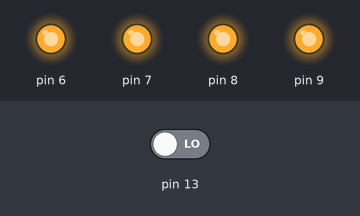
Recording of a sketch running on a simulated Arduino Uno, built with avr-gcc and run on an emulated ATmega328P. Parts: output pins drawn as LEDs (lit = HIGH). The inputs (shaded band) are chosen by the test bench; at power-on: pin 13 LOW. What the sketch prints to the serial monitor is not drawn.

Above: at 0.8 s.
Timing chart, 0 to 2.3 s (numbered marks = the images above):
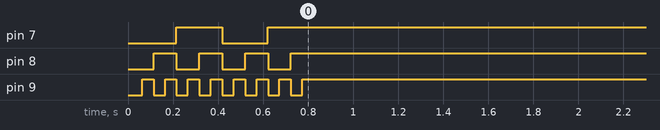

The sketch:

logic_table.ino
```cpp
/*************************************************************
Arduino sketch that read a JSON file with the confeguration
of inputs and output of a logic funcion ad create the logic
table with all the combination of inputs

Paolo Godino © 2024
Alexa Academy
***************************************************************/
#include <ArduinoJson.h>
#include "json.h"

typedef struct {
  String name;
  int pin;
} connection_t;

int num_inputs=0;
int num_outputs=0;

connection_t input_conn[10];
connection_t output_conn[5];

void readJsonAndSetupPins() {
  JsonDocument doc;
  deserializeJson(doc, json);

  JsonArray input = doc["input"];

  int i=0;
  for (JsonObject el : input) {
    String name = el["name"];
    String pin = el["pin"];

    pinMode(pin.toInt(), OUTPUT);

    input_conn[i].name = name;
    input_conn[i].pin = pin.toInt();
    ++i;
  }
  num_inputs = i;

  i=0;
  JsonArray output = doc["output"];
  for (JsonObject el : output) {
    String name = el["name"];
    String pin = el["pin"];

    pinMode(pin.toInt(), INPUT);

    output_conn[i].name = name;
    output_conn[i].pin = pin.toInt();
    ++i;
  }
  num_outputs=i;
}

void printHeader() {
  for (int i=0; i<num_inputs; ++i) {
    Serial.print(input_conn[i].name + "  ");
  }
  Serial.print(" ");
  for (int i=0; i<num_outputs; ++i) {
    Serial.print(output_conn[i].name + "  ");
  }

  Serial.println();
}

void printHeaderLine() {
  for (int i=0; i<num_inputs; ++i) {
    for(int j=0; j< input_conn[i].name.length(); ++j) {
      Serial.print("-");
    }
    Serial.print("--");
  }
  Serial.print("-");
  for (int i=0; i<num_outputs; ++i) {
    for(int j=0; j< output_conn[i].name.length(); ++j) {
      Serial.print("-");
    }
    if (i < num_outputs-1)
      Serial.print("--");
  }

  Serial.println();
}

void setup() {
  Serial.begin(9600);

  Serial.println();

  readJsonAndSetupPins();

  printHeader();
  printHeaderLine();

  for (int i=0; i<pow(2,num_inputs); ++i) {
    for (int k=0; k<num_inputs; ++k) {
      int val = i >> (num_inputs-k-1) & 1;
      digitalWrite(input_conn[k].pin, val);
      Serial.print(val);
      for(int j=0; j< input_conn[k].name.length()-1; ++j) {
        Serial.print(" ");
      }
      Serial.print("  ");
    }

    delay(50);

    Serial.print(" ");
    for (int k=num_outputs-1; k>=0; --k) {
      int val = digitalRead(output_conn[k].pin);
      Serial.print(val);
      for(int j=0; j< output_conn[k].name.length()-1; ++j) {
        Serial.print(" ");
      }
      Serial.print("  ");
    }

    Serial.println();
  }
}

void loop() {
}
```

json.h
```cpp
const String json =
  "{"
  "\"input\":["
  "  {\"name\":\"A\", \"pin\":\"6\"},"
  "  {\"name\":\"B\", \"pin\":\"7\"},"
  "  {\"name\":\"C\", \"pin\":\"8\"},"
  "  {\"name\":\"D\", \"pin\":\"9\"}"
  "],"
  "\"output\": ["
  "  {\"name\":\"Y\", \"pin\":\"13\"}"
  "]"
"}";
```
